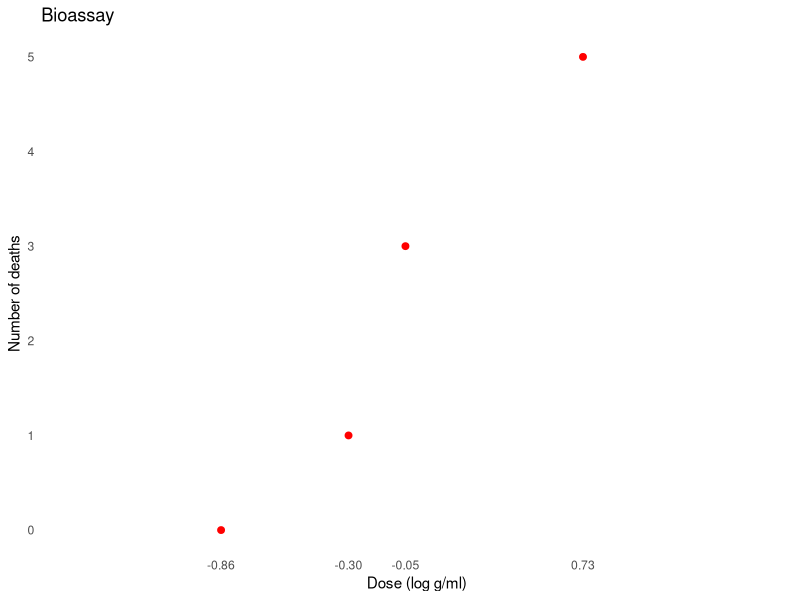
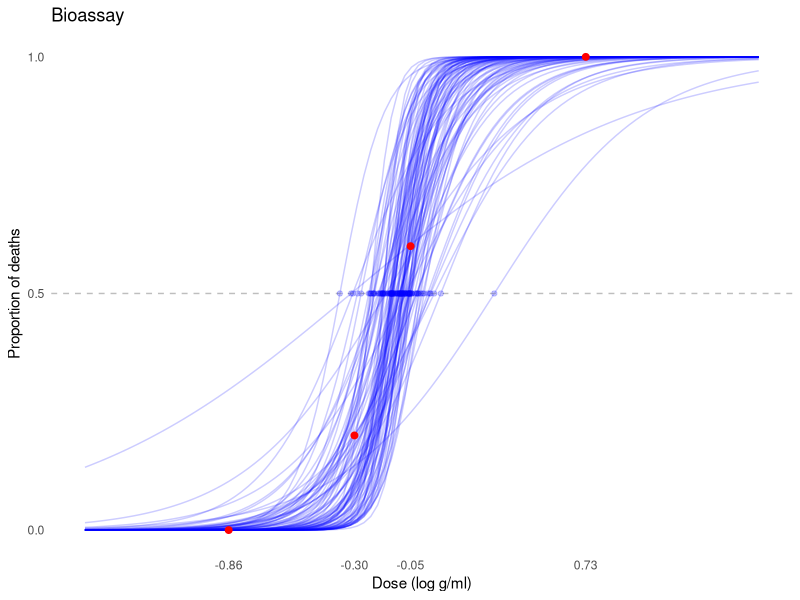
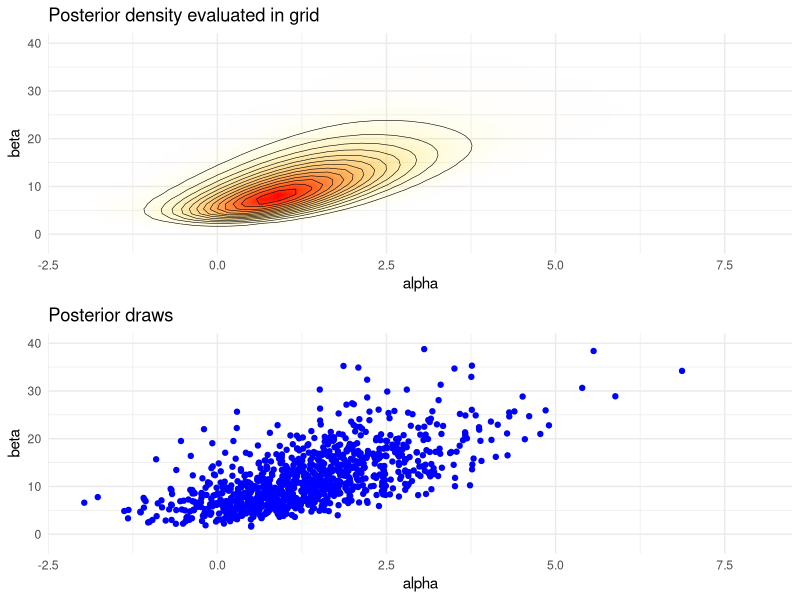
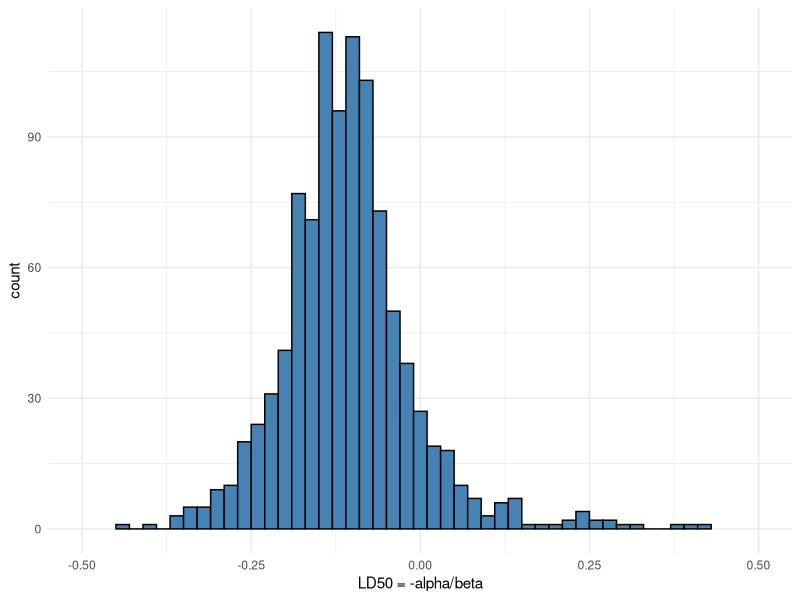

Write R code to recreate these figures, in order.
#' ---
#' title: "Bayesian data analysis demo 3.6"
#' author: "Aki Vehtari, Markus Paasiniemi"
#' date: "`r format(Sys.Date())`"
#' ---

#' ## Binomial regression and grid sampling for Bioassay data (BDA3 p. 74-)
#' 

#' ggplot2, and gridExtra are used for plotting, tidyr for manipulating data frames
#+ setup, message=FALSE, error=FALSE, warning=FALSE
library(ggplot2)
theme_set(theme_minimal())
library(gridExtra)
library(tidyr)
library(dplyr)
library(purrr)

#' Data
df1 <- data.frame(
  x = c(-0.86, -0.30, -0.05, 0.73),
  n = c(5, 5, 5, 5),
  y = c(0, 1, 3, 5)
)

#' Plot data
ggplot(df1, aes(x=x, y=y)) +
    geom_point(size=2, color='red') +
    scale_x_continuous(breaks = df1$x, minor_breaks=NULL, limits = c(-1.5, 1.5)) +
    scale_y_continuous(breaks = 0:5, minor_breaks=NULL) +
    labs(title = 'Bioassay', x = 'Dose (log g/ml)', y = 'Number of deaths') +
    theme(panel.grid.major = element_blank())

#' Compute the posterior density in grid
#' 
#'  - usually should be computed in logarithms!
#'  - with alternative prior, check that range and spacing of A and B are sensible
A = seq(-4, 8, length.out = 50)
B = seq(-10, 40, length.out = 50)

#' Make vectors that contain all pairwise combinations of A and B
cA <- rep(A, each = length(B))
cB <- rep(B, length(A))

#' Make a helper function to calculate the log likelihood
#' given a dataframe with x, y, and n and evaluation
#' points a and b. For the likelihood see BDA p. 75
logl <- function(df, a, b)
  df['y']*(a + b*df['x']) - df['n']*log1p(exp(a + b*df['x']))

#' Calculate likelihoods: apply logl function for each observation
#' ie. each row of data frame of x, n and y
p <- apply(df1, 1, logl, cA, cB) %>%
  # sum the log likelihoods of observations
  # and exponentiate to get the joint likelihood
  rowSums() %>% exp()

#' Sample from the grid (with replacement)
nsamp <- 1000
samp_indices <- sample(length(p), size = nsamp,
                       replace = T, prob = p/sum(p))
samp_A <- cA[samp_indices[1:nsamp]]
samp_B <- cB[samp_indices[1:nsamp]]
#' Add random jitter, see BDA3 p. 76
samp_A <- samp_A + runif(nsamp, (A[1] - A[2])/2, (A[2] - A[1])/2)
samp_B <- samp_B + runif(nsamp, (B[1] - B[2])/2, (B[2] - B[1])/2)
#'  Create data frame
samps <- data_frame(ind = 1:nsamp, alpha = samp_A, beta = samp_B) %>%
  mutate(ld50 = - alpha/beta)

#' Sample LD50 conditional beta > 0
sampsposbeta <- filter(samps, beta > 0)

#' Plot draws of logistic curves
xr <- seq(-1.5, 1.5, length.out = 100)
dff <- pmap_df(samps[1:100,], ~ data_frame(x = xr, id=..1,
                                   f = arm::invlogit(..2 + ..3*x)))
ppost <- ggplot(df1, aes(x=x, y=y/n)) +
  geom_line(data=dff, aes(x=x, y=f, group=id), linetype=1, color='blue', alpha=0.2) +
  geom_point(size=2, color='red') +
  scale_x_continuous(breaks = df1$x, minor_breaks=NULL, limits = c(-1.5, 1.5)) +
  scale_y_continuous(breaks = seq(0,1,length.out=3), minor_breaks=NULL) +
  labs(title = 'Bioassay', x = 'Dose (log g/ml)', y = 'Proportion of deaths') +
  theme(panel.grid.major = element_blank())
#' add 50% deaths line and LD50 dots
ppost + geom_hline(yintercept = 0.5, linetype = 'dashed', color = 'gray') +
  geom_point(data=samps[1:100,], aes(x=ld50, y=0.5), color='blue', alpha=0.2)

#' Create a plot of the posterior density
# limits for the plots
xl <- c(-2, 8)
yl <- c(-2, 40)
pos <- ggplot(data = data.frame(cA ,cB, p), aes(cA, cB)) +
  geom_raster(aes(fill = p, alpha = p), interpolate = T) +
  geom_contour(aes(z = p), colour = 'black', size = 0.2) +
  coord_cartesian(xlim = xl, ylim = yl) +
  labs(title = 'Posterior density evaluated in grid', x = 'alpha', y = 'beta') +
  scale_fill_gradient(low = 'yellow', high = 'red', guide = F) +
  scale_alpha(range = c(0, 1), guide = F)

#' Plot of the samples
sam <- ggplot(data = samps) +
  geom_point(aes(alpha, beta), color = 'blue') +
  coord_cartesian(xlim = xl, ylim = yl) +
  labs(title = 'Posterior draws', x = 'alpha', y = 'beta')

#' Combine the plots
grid.arrange(pos, sam, nrow=2)

#' Plot of the histogram of LD50
his <- ggplot(data = samps) +
  geom_histogram(aes(ld50), binwidth = 0.02,
                 fill = 'steelblue', color = 'black') +
  coord_cartesian(xlim = c(-0.5, 0.5)) +
  labs(x = 'LD50 = -alpha/beta')
his
